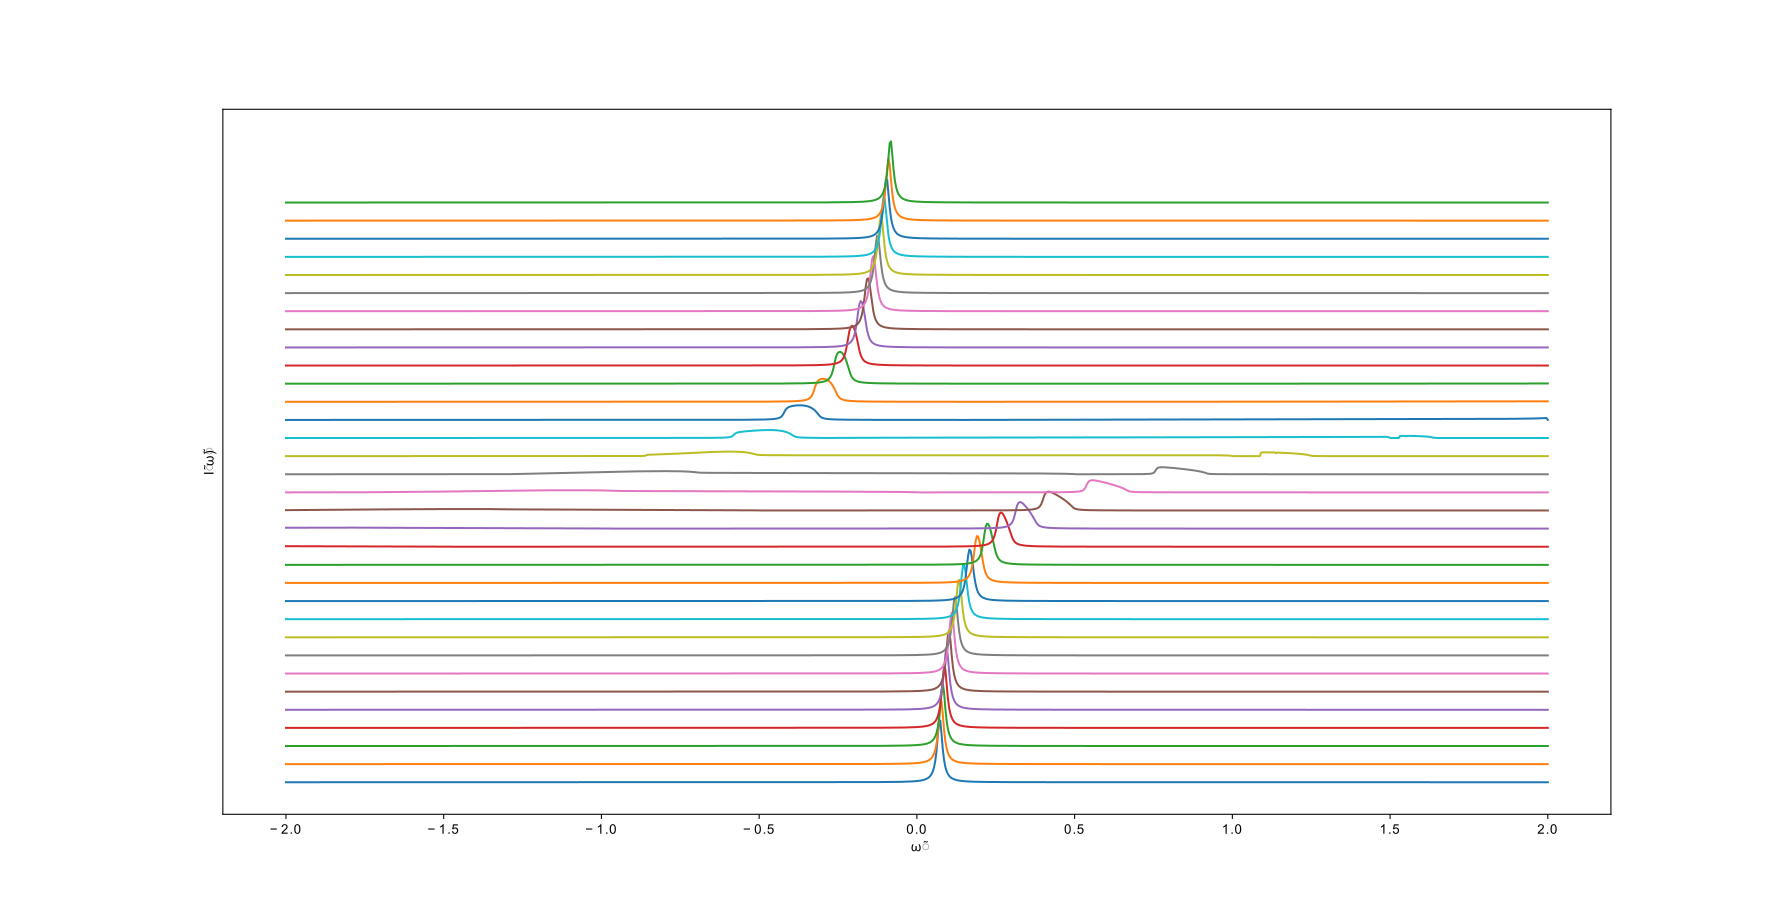

Write the Python code that produced this figure.
import numpy as np
from matplotlib import pyplot as plt
from scipy import integrate
from scipy.special import roots_legendre as leg
def gauquad(f,a,b,n = 50):
    '''
    定义 Gaussian quadrature 积分
    函数 f 的积分区间为 [a,b]
    取 n 个 Legendre 的根
    def Gaussian quadrature integration
    integrate function f from a to b
    take n Legendre roots
    '''
    ft = lambda t: f( (b-a)*t/2 +(a+b)/2 ) * (b-a)/2
    x, w = leg(n)
    I = 0
    for i in range(n):
        I = I + w[i]*ft(x[i])
    err = 0
    return I,err
def twovarplt(f,ax,bx,ay,by,Nx=100,Ny=10,gap = 2):
    '''
    两变量画图
    f(x,y): 要绘制的函数
    变量 x 的取值区间为 [ax,bx], 取点的个数为 Nx 个
    变量 y 的取值区间为 [ay,by], 画 Ny 条线, 每条线对应一个 y 值
    线与线之间的间隔为 gap
    two variables plot
    plot function f(x,y)
    x takes Nx points from 'ax' to 'bx'
    each line corresponds a fixd y, y takes Ny points from 'ay' to 'by'
    the gap between lines is 'gap'
    '''
    x = np.linspace(ax,bx,Nx)
    y = np.linspace(ay,by,Ny)
    fx = np.linspace(0,0,Nx)
    for j in range(Ny):
        for i in range(Nx):
            print('第',j+1,'条线,','第',i+1,'个点,','共',Ny,'条线,','每条线',Nx,'个点.')
            fx[i] = f(x[i],y[j])
        plt.plot(x,fx+j*gap )
    #    plt.plot(x,x*0+y[j],color=(j/Ny,1-j/Ny,j/Ny))
    plt.xlabel(r'$\tilde{\omega}$')
    plt.ylabel(r'$I(\tilde{\omega})$')
    plt.yticks([])
    plt.savefig('./T = 0.jpeg',writer='imagemagick')
    plt.show()

def f(p,m,T):   # Fermi distribution function
    f = 1/(np.exp((p**2-m)/T)+1)
    return f
def theta(x):   # Heaviside theta function
    if x>=0:
        f = 1
    else:
        f = 0
    return f
def delta(x,b = 1e-2):  # Dirac delta function
    b = 1e-2
    f = b/(b**2 + x**2)/np.pi
    return f

T = 1e-6   # Temperature
m = 1   # Chemical potential mu
up = 10 # Integration cut off of 

def A(o,d,k,p): # the unintegrated Imaginary part of self-energy
    x1 = o-d+p**2/2+k**2/2-p*k
    x2 = o-d+p**2/2+k**2/2+p*k
    if x1>0 or x2<0:
        A = 0
    else:
        A = np.pi*p/k*f(p,m,T)
    return A
def AA(o,d,k):  # the integrated Imaginary part of self-energy
    AA, err = gauquad(lambda p:A(o,d,k,p),0,up)
    return AA
def s(o,d,k,p): # the unintegrated Real part of self-energy
    s = f(p,m,T)*p/k*( np.log( np.abs(o-d + (k+p)**2/2) ) - np.log( np.abs(o-d + (k-p)**2/2) ) )
    return s
def S(o,d,k):   # the integrated Real part of self-energy
    S,err = gauquad(lambda p:s(o,d,k,p),0,up)
    return S

def I(o,d,k):   # the unintegrated spectral function
    aa = AA(o,d,k)
    bb = S(o,d,k)
    if aa == 0:
        I = k**2*f(k,m,T)*delta(o-bb,b=1)
    else:
        I = k**2*f(k,m,T)*aa/((o-bb)**2+aa**2)
    return I
def II(o,d):    # the integrated spectral function
    if d>o:
        II,err = integrate.quad(lambda k:I(o,d,k),0,up,epsabs=1.493-2)
    else:
        II, err = integrate.quad(lambda k:I(o,d,k),0,up,epsabs=1.49e-2)
    return II
    
twovarplt(II,-2,2,-8,8,Nx = 1000,Ny=33,gap=3)

#twovarplt(lambda k ,o:S(o,0,k),0,10,0.1,2,Nx = 100,Ny = 25,gap=0)

'''
def A(o,d,k,x):
    g = o-d+k**2/2
    r1 = k*x + np.sqrt( k**2*x**2 -2*g )
    r2 = k*x - np.sqrt( k**2*x**2 -2*g )
    A = theta(-g)*theta(1+2*g-2*k*x)*r1**2*f(r1,m,T)
    A = A+ theta(g)*theta(k*x-np.sqrt(2*g))*theta(x) * ( theta(1+2*g-2*k*x)*r1**2*f(r1,m,T) + r2**2*f(r2,m,T))
    A = A/(r1-r2)
    return A
def AA(o,d,k):
    AA, err = gauquad(lambda x:A(o,d,k,x),-1,1)
    AA = np.nan_to_num(AA)
    AA = np.pi*AA
    return AA
'''
'''
    n = 500
    k = np.linspace(1e-5,up,n)
    for i in range(n):
        dd = np.abs(o - S(o,d,k[i]))
    #    print(dd)
        if dd<1e-1:
            ko = k[i]
            break
        else:
            ko = 0
    II = ko**2*f(ko,m,T)
    return II
'''
